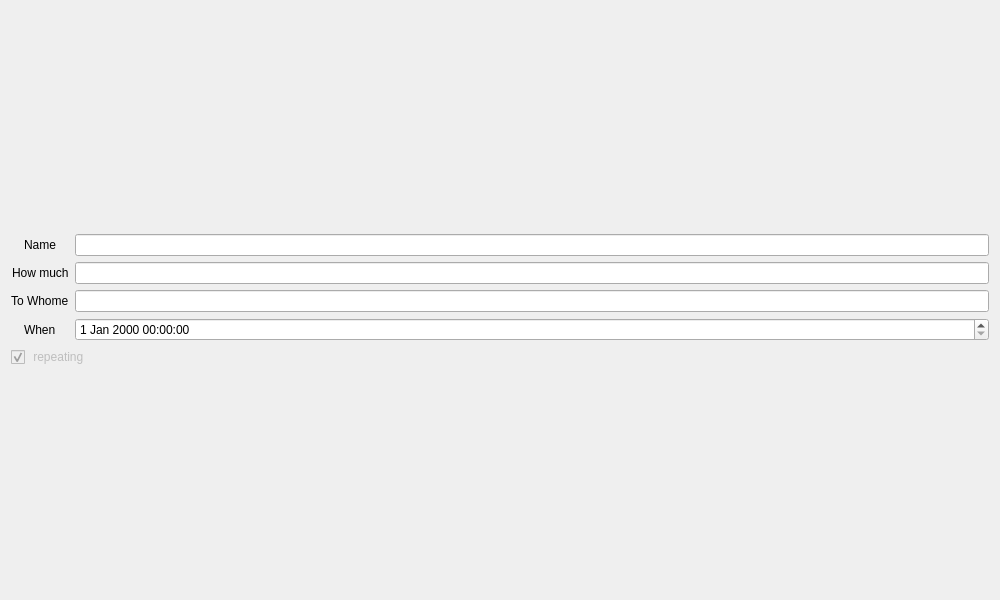
<?xml version="1.0" encoding="UTF-8"?>
<ui version="4.0">
 <class>PaymentWidget</class>
 <widget class="QWidget" name="PaymentWidget">
  <property name="geometry">
   <rect>
    <x>0</x>
    <y>0</y>
    <width>1000</width>
    <height>600</height>
   </rect>
  </property>
  <property name="windowTitle">
   <string>Form</string>
  </property>
  <layout class="QFormLayout" name="formLayout">
   <property name="labelAlignment">
    <set>Qt::AlignCenter</set>
   </property>
   <property name="formAlignment">
    <set>Qt::AlignCenter</set>
   </property>
   <item row="0" column="0">
    <widget class="QLabel" name="labelName">
     <property name="text">
      <string>Name</string>
     </property>
    </widget>
   </item>
   <item row="1" column="0">
    <widget class="QLabel" name="labelHowMuch">
     <property name="text">
      <string>How much</string>
     </property>
    </widget>
   </item>
   <item row="2" column="0">
    <widget class="QLabel" name="labelToWhome">
     <property name="text">
      <string>To Whome</string>
     </property>
    </widget>
   </item>
   <item row="3" column="0">
    <widget class="QLabel" name="labelWhen">
     <property name="text">
      <string>When</string>
     </property>
    </widget>
   </item>
   <item row="0" column="1">
    <widget class="QLineEdit" name="editName"/>
   </item>
   <item row="1" column="1">
    <widget class="QLineEdit" name="editHowMuch"/>
   </item>
   <item row="2" column="1">
    <widget class="QLineEdit" name="editToWhome"/>
   </item>
   <item row="4" column="0" colspan="2">
    <widget class="QCheckBox" name="checkRepeating">
     <property name="enabled">
      <bool>false</bool>
     </property>
     <property name="text">
      <string> repeating</string>
     </property>
     <property name="checked">
      <bool>true</bool>
     </property>
    </widget>
   </item>
   <item row="3" column="1">
    <widget class="QDateTimeEdit" name="editWhen"/>
   </item>
  </layout>
 </widget>
 <resources/>
 <connections/>
</ui>
